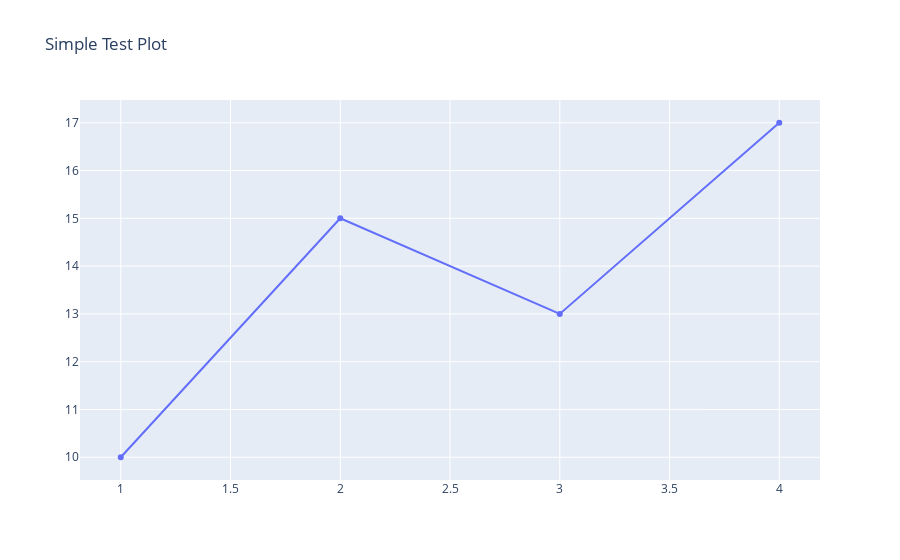

Source (notebook cell):
### Code cell
# Create a simple line plot
fig = go.Figure()
fig.add_trace(go.Scatter(x=[1, 2, 3, 4], y=[10, 15, 13, 17]))
fig.update_layout(title="Simple Test Plot")

fig.show()
# Test with CometML
# fig.write_html("test_plot.html")
# experiment.log_asset("test_plot.html")

### Figure 1 — Plotly figure (JSON) as saved in the notebook; plotly's stock layout.template omitted (floating-point values rounded to 4 significant figures)
{"data": [{"type": "scatter", "x": [1, 2, 3, 4], "y": [10, 15, 13, 17]}], "layout": {"title": {"text": "Simple Test Plot"}}}
